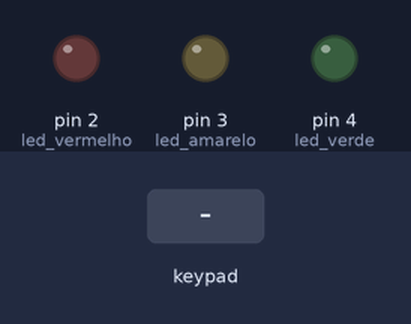
This sketch was run on a simulated Arduino Uno, built with avr-gcc and run on an emulated ATmega328P. Shown: output pins drawn as LEDs (lit = HIGH). Inputs (shaded band) come from the test bench.

Above: at 1.2 s.
1.3 s: keypad keys 1 2 3 # pressed 0.4 s apart
At 3.4 s:
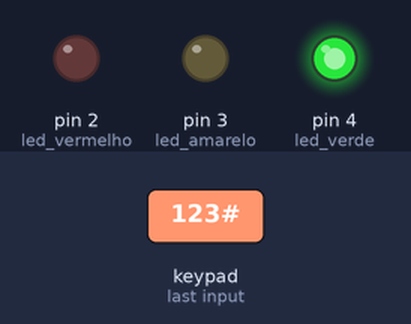
5.9 s: key '#' pressed
At 7.0 s:
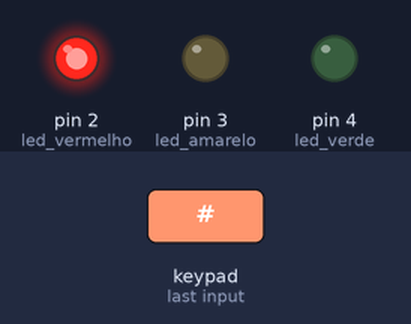
8.9 s: key '1' pressed
At 10.0 s:
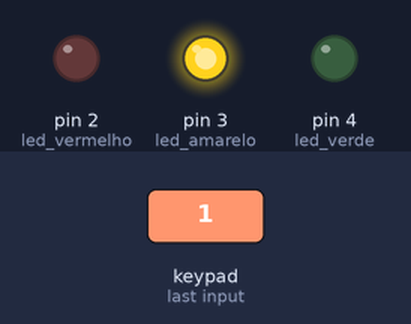
Timing chart, 0 to 11.9 s (numbered marks = the images above; inputs shaded):
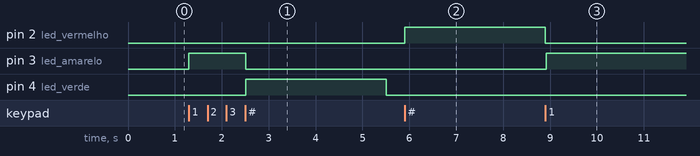

The sketch:

Aula_60e61.ino
```cpp
#include <Keypad.h>

#define linhas 4
#define colunas 4
#define led_vermelho 2
#define led_amarelo 3
#define led_verde 4
char mapaTeclas[4][4] = {
  { '1', '2', '3', 'A' },
  { '4', '5', '6', 'B' },
  { '7', '8', '9', 'C' },
  { '*', '0', '#', 'D' }
};
String senha = "123";
String digitada;
int estado = 0;
byte pinos_linha[linhas] = { 6, 7, 8, 9 };
byte pinos_coluna[colunas] = { 10, 11, 12, 13 };

Keypad teclado = Keypad(makeKeymap(mapaTeclas), pinos_linha, pinos_coluna, linhas, colunas);

void setup() {
  pinMode(led_vermelho, OUTPUT);
  pinMode(led_verde, OUTPUT);
  pinMode(led_amarelo, OUTPUT);
  Serial.begin(9600);
}

void loop() {
  char tecla = teclado.getKey();
  if (tecla != NO_KEY) {
    estado = 1;
    if (tecla == '#') {
      if (verificaSenha(senha, digitada)) {
        estado = 3;
        leds(estado);
        delay(3000);
        estado = 0;
      } else {
        estado = 2;
        leds(estado);
        delay(3000);
        estado = 0;
      }
      digitada = "";
    } else {
      digitada += tecla;
    }
    leds(estado);
  }
}

bool verificaSenha(String sa, String sd) {
  bool res = false;
  if (sa.compareTo(sd) == 0) {
    res = true;
  } else {
    res = false;
  }
  return res;
}

void leds(int estado) {
  //0=Aguardando / 1=Digitando / 2=Negado / 3=Aceito
  if (estado == 0) {
    digitalWrite(led_vermelho, 0);
    digitalWrite(led_verde, 0);
    digitalWrite(led_amarelo, 0);
  } else if (estado == 1) {
    digitalWrite(led_vermelho, 0);
    digitalWrite(led_verde, 0);
    digitalWrite(led_amarelo, 1);
  } else if (estado == 2) {
    digitalWrite(led_vermelho, 1);
    digitalWrite(led_verde, 0);
    digitalWrite(led_amarelo, 0);
  } else if (estado == 3) {
    digitalWrite(led_vermelho, 0);
    digitalWrite(led_verde, 1);
    digitalWrite(led_amarelo, 0);
  }
}
```

Measured:
- after the input at 1.3 s, pin 3 (led_amarelo): LOW → HIGH at once, → LOW 1.2 s later; pin 4 (led_verde): LOW → HIGH after 1.2 s, → LOW 3.0 s later
- after the input at 5.9 s, pin 2 (led_vermelho): LOW → HIGH at once
- after the input at 8.9 s, pin 3 (led_amarelo): LOW → HIGH at once
